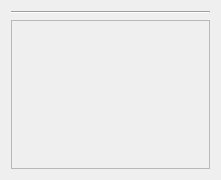
<?xml version="1.0" encoding="UTF-8"?>
<ui version="4.0">
 <class>TripodSearch</class>
 <widget class="QWidget" name="TripodSearch">
  <property name="geometry">
   <rect>
    <x>0</x>
    <y>0</y>
    <width>221</width>
    <height>180</height>
   </rect>
  </property>
  <property name="windowTitle">
   <string>Form</string>
  </property>
  <layout class="QVBoxLayout" name="vLayoutMain">
   <item>
    <layout class="QHBoxLayout" name="hLayoutInput"/>
   </item>
   <item>
    <widget class="Line" name="line">
     <property name="orientation">
      <enum>Qt::Horizontal</enum>
     </property>
    </widget>
   </item>
   <item>
    <widget class="QScrollArea" name="scrollArea">
     <property name="widgetResizable">
      <bool>true</bool>
     </property>
     <widget class="QWidget" name="scrollAreaWidgetContents">
      <property name="geometry">
       <rect>
        <x>0</x>
        <y>0</y>
        <width>201</width>
        <height>143</height>
       </rect>
      </property>
      <layout class="QVBoxLayout" name="vLayoutItem"/>
     </widget>
    </widget>
   </item>
  </layout>
 </widget>
 <resources/>
 <connections/>
</ui>
